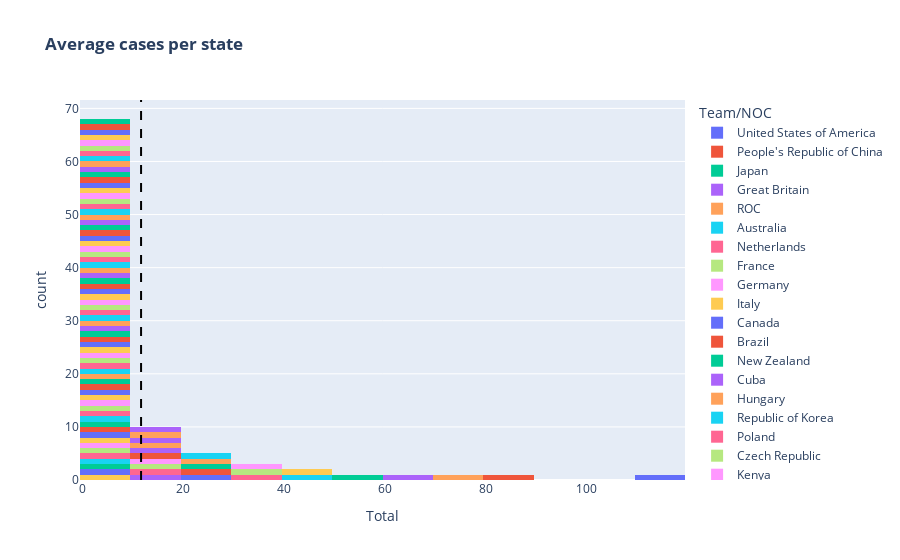

The notebook cell saved with this chart:
### Code cell
fig=px.histogram(df,"Total",
                color="Team/NOC",
                title="<b>Average cases per state")
fig.add_vline(x=df["Total"].mean(),line_width=2,line_dash="dash",line_color="Black")
fig.show()

### Figure 1 — Plotly figure (JSON) as saved in the notebook; plotly's stock layout.template omitted (floating-point values rounded to 4 significant figures)
{"data": [{"alignmentgroup": "True", "bingroup": "x", "hovertemplate": "Team/NOC=United States of America<br>Total=%{x}<br>count=%{y}<extra></extra>", "legendgroup": "United States of America", "marker": {"color": "#636efa", "pattern": {"shape": ""}}, "name": "United States of America", "offsetgroup": "United States of America", "orientation": "v", "showlegend": true, "type": "histogram", "x": [113], "xaxis": "x", "yaxis": "y"}, {"alignmentgroup": "True", "bingroup": "x", "hovertemplate": "Team/NOC=People's Republic of China<br>Total=%{x}<br>count=%{y}<extra></extra>", "legendgroup": "People's Republic of China", "marker": {"color": "#EF553B", "pattern": {"shape": ""}}, "name": "People's Republic of China", "offsetgroup": "People's Republic of China", "orientation": "v", "showlegend": true, "type": "histogram", "x": [88], "xaxis": "x", "yaxis": "y"}, {"alignmentgroup": "True", "bingroup": "x", "hovertemplate": "Team/NOC=Japan<br>Total=%{x}<br>count=%{y}<extra></extra>", "legendgroup": "Japan", "marker": {"color": "#00cc96", "pattern": {"shape": ""}}, "name": "Japan", "offsetgroup": "Japan", "orientation": "v", "showlegend": true, "type": "histogram", "x": [58], "xaxis": "x", "yaxis": "y"}, {"alignmentgroup": "True", "bingroup": "x", "hovertemplate": "Team/NOC=Great Britain<br>Total=%{x}<br>count=%{y}<extra></extra>", "legendgroup": "Great Britain", "marker": {"color": "#ab63fa", "pattern": {"shape": ""}}, "name": "Great Britain", "offsetgroup": "Great Britain", "orientation": "v", "showlegend": true, "type": "histogram", "x": [65], "xaxis": "x", "yaxis": "y"}, {"alignmentgroup": "True", "bingroup": "x", "hovertemplate": "Team/NOC=ROC<br>Total=%{x}<br>count=%{y}<extra></extra>", "legendgroup": "ROC", "marker": {"color": "#FFA15A", "pattern": {"shape": ""}}, "name": "ROC", "offsetgroup": "ROC", "orientation": "v", "showlegend": true, "type": "histogram", "x": [71], "xaxis": "x", "yaxis": "y"}, {"alignmentgroup": "True", "bingroup": "x", "hovertemplate": "Team/NOC=Australia<br>Total=%{x}<br>count=%{y}<extra></extra>", "legendgroup": "Australia", "marker": {"color": "#19d3f3", "pattern": {"shape": ""}}, "name": "Australia", "offsetgroup": "Australia", "orientation": "v", "showlegend": true, "type": "histogram", "x": [46], "xaxis": "x", "yaxis": "y"}, {"alignmentgroup": "True", "bingroup": "x", "hovertemplate": "Team/NOC=Netherlands<br>Total=%{x}<br>count=%{y}<extra></extra>", "legendgroup": "Netherlands", "marker": {"color": "#FF6692", "pattern": {"shape": ""}}, "name": "Netherlands", "offsetgroup": "Netherlands", "orientation": "v", "showlegend": true, "type": "histogram", "x": [36], "xaxis": "x", "yaxis": "y"}, {"alignmentgroup": "True", "bingroup": "x", "hovertemplate": "Team/NOC=France<br>Total=%{x}<br>count=%{y}<extra></extra>", "legendgroup": "France", "marker": {"color": "#B6E880", "pattern": {"shape": ""}}, "name": "France", "offsetgroup": "France", "orientation": "v", "showlegend": true, "type": "histogram", "x": [33], "xaxis": "x", "yaxis": "y"}, {"alignmentgroup": "True", "bingroup": "x", "hovertemplate": "Team/NOC=Germany<br>Total=%{x}<br>count=%{y}<extra></extra>", "legendgroup": "Germany", "marker": {"color": "#FF97FF", "pattern": {"shape": ""}}, "name": "Germany", "offsetgroup": "Germany", "orientation": "v", "showlegend": true, "type": "histogram", "x": [37], "xaxis": "x", "yaxis": "y"}, {"alignmentgroup": "True", "bingroup": "x", "hovertemplate": "Team/NOC=Italy<br>Total=%{x}<br>count=%{y}<extra></extra>", "legendgroup": "Italy", "marker": {"color": "#FECB52", "pattern": {"shape": ""}}, "name": "Italy", "offsetgroup": "Italy", "orientation": "v", "showlegend": true, "type": "histogram", "x": [40], "xaxis": "x", "yaxis": "y"}, {"alignmentgroup": "True", "bingroup": "x", "hovertemplate": "Team/NOC=Canada<br>Total=%{x}<br>count=%{y}<extra></extra>", "legendgroup": "Canada", "marker": {"color": "#636efa", "pattern": {"shape": ""}}, "name": "Canada", "offsetgroup": "Canada", "orientation": "v", "showlegend": true, "type": "histogram", "x": [24], "xaxis": "x", "yaxis": "y"}, {"alignmentgroup": "True", "bingroup": "x", "hovertemplate": "Team/NOC=Brazil<br>Total=%{x}<br>count=%{y}<extra></extra>", "legendgroup": "Brazil", "marker": {"color": "#EF553B", "pattern": {"shape": ""}}, "name": "Brazil", "offsetgroup": "Brazil", "orientation": "v", "showlegend": true, "type": "histogram", "x": [21], "xaxis": "x", "yaxis": "y"}, {"alignmentgroup": "True", "bingroup": "x", "hovertemplate": "Team/NOC=New Zealand<br>Total=%{x}<br>count=%{y}<extra></extra>", "legendgroup": "New Zealand", "marker": {"color": "#00cc96", "pattern": {"shape": ""}}, "name": "New Zealand", "offsetgroup": "New Zealand", "orientation": "v", "showlegend": true, "type": "histogram", "x": [20], "xaxis": "x", "yaxis": "y"}, {"alignmentgroup": "True", "bingroup": "x", "hovertemplate": "Team/NOC=Cuba<br>Total=%{x}<br>count=%{y}<extra></extra>", "legendgroup": "Cuba", "marker": {"color": "#ab63fa", "pattern": {"shape": ""}}, "name": "Cuba", "offsetgroup": "Cuba", "orientation": "v", "showlegend": true, "type": "histogram", "x": [15], "xaxis": "x", "yaxis": "y"}, {"alignmentgroup": "True", "bingroup": "x", "hovertemplate": "Team/NOC=Hungary<br>Total=%{x}<br>count=%{y}<extra></extra>", "legendgroup": "Hungary", "marker": {"color": "#FFA15A", "pattern": {"shape": ""}}, "name": "Hungary", "offsetgroup": "Hungary", "orientation": "v", "showlegend": true, "type": "histogram", "x": [20], "xaxis": "x", "yaxis": "y"}, {"alignmentgroup": "True", "bingroup": "x", "hovertemplate": "Team/NOC=Republic of Korea<br>Total=%{x}<br>count=%{y}<extra></extra>", "legendgroup": "Republic of Korea", "marker": {"color": "#19d3f3", "pattern": {"shape": ""}}, "name": "Republic of Korea", "offsetgroup": "Republic of Korea", "orientation": "v", "showlegend": true, "type": "histogram", "x": [20], "xaxis": "x", "yaxis": "y"}, {"alignmentgroup": "True", "bingroup": "x", "hovertemplate": "Team/NOC=Poland<br>Total=%{x}<br>count=%{y}<extra></extra>", "legendgroup": "Poland", "marker": {"color": "#FF6692", "pattern": {"shape": ""}}, "name": "Poland", "offsetgroup": "Poland", "orientation": "v", "showlegend": true, "type": "histogram", "x": [14], "xaxis": "x", "yaxis": "y"}, {"alignmentgroup": "True", "bingroup": "x", "hovertemplate": "Team/NOC=Czech Republic<br>Total=%{x}<br>count=%{y}<extra></extra>", "legendgroup": "Czech Republic", "marker": {"color": "#B6E880", "pattern": {"shape": ""}}, "name": "Czech Republic", "offsetgroup": "Czech Republic", "orientation": "v", "showlegend": true, "type": "histogram", "x": [11], "xaxis": "x", "yaxis": "y"}, {"alignmentgroup": "True", "bingroup": "x", "hovertemplate": "Team/NOC=Kenya<br>Total=%{x}<br>count=%{y}<extra></extra>", "legendgroup": "Kenya", "marker": {"color": "#FF97FF", "pattern": {"shape": ""}}, "name": "Kenya", "offsetgroup": "Kenya", "orientation": "v", "showlegend": true, "type": "histogram", "x": [10], "xaxis": "x", "yaxis": "y"}, {"alignmentgroup": "True", "bingroup": "x", "hovertemplate": "Team/NOC=Norway<br>Total=%{x}<br>count=%{y}<extra></extra>", "legendgroup": "Norway", "marker": {"color": "#FECB52", "pattern": {"shape": ""}}, "name": "Norway", "offsetgroup": "Norway", "orientation": "v", "showlegend": true, "type": "histogram", "x": [8], "xaxis": "x", "yaxis": "y"}, {"alignmentgroup": "True", "bingroup": "x", "hovertemplate": "Team/NOC=Jamaica<br>Total=%{x}<br>count=%{y}<extra></extra>", "legendgroup": "Jamaica", "marker": {"color": "#636efa", "pattern": {"shape": ""}}, "name": "Jamaica", "offsetgroup": "Jamaica", "orientation": "v", "showlegend": true, "type": "histogram", "x": [9], "xaxis": "x", "yaxis": "y"}, {"alignmentgroup": "True", "bingroup": "x", "hovertemplate": "Team/NOC=Spain<br>Total=%{x}<br>count=%{y}<extra></extra>", "legendgroup": "Spain", "marker": {"color": "#EF553B", "pattern": {"shape": ""}}, "name": "Spain", "offsetgroup": "Spain", "orientation": "v", "showlegend": true, "type": "histogram", "x": [17], "xaxis": "x", "yaxis": "y"}, {"alignmentgroup": "True", "bingroup": "x", "hovertemplate": "Team/NOC=Sweden<br>Total=%{x}<br>count=%{y}<extra></extra>", "legendgroup": "Sweden", "marker": {"color": "#00cc96", "pattern": {"shape": ""}}, "name": "Sweden", "offsetgroup": "Sweden", "orientation": "v", "showlegend": true, "type": "histogram", "x": [9], "xaxis": "x", "yaxis": "y"}, {"alignmentgroup": "True", "bingroup": "x", "hovertemplate": "Team/NOC=Switzerland<br>Total=%{x}<br>count=%{y}<extra></extra>", "legendgroup": "Switzerland", "marker": {"color": "#ab63fa", "pattern": {"shape": ""}}, "name": "Switzerland", "offsetgroup": "Switzerland", "orientation": "v", "showlegend": true, "type": "histogram", "x": [13], "xaxis": "x", "yaxis": "y"}, {"alignmentgroup": "True", "bingroup": "x", "hovertemplate": "Team/NOC=Denmark<br>Total=%{x}<br>count=%{y}<extra></extra>", "legendgroup": "Denmark", "marker": {"color": "#FFA15A", "pattern": {"shape": ""}}, "name": "Denmark", "offsetgroup": "Denmark", "orientation": "v", "showlegend": true, "type": "histogram", "x": [11], "xaxis": "x", "yaxis": "y"}, {"alignmentgroup": "True", "bingroup": "x", "hovertemplate": "Team/NOC=Croatia<br>Total=%{x}<br>count=%{y}<extra></extra>", "legendgroup": "Croatia", "marker": {"color": "#19d3f3", "pattern": {"shape": ""}}, "name": "Croatia", "offsetgroup": "Croatia", "orientation": "v", "showlegend": true, "type": "histogram", "x": [8], "xaxis": "x", "yaxis": "y"}, {"alignmentgroup": "True", "bingroup": "x", "hovertemplate": "Team/NOC=Islamic Republic of Iran<br>Total=%{x}<br>count=%{y}<extra></extra>", "legendgroup": "Islamic Republic of Iran", "marker": {"color": "#FF6692", "pattern": {"shape": ""}}, "name": "Islamic Republic of Iran", "offsetgroup": "Islamic Republic of Iran", "orientation": "v", "showlegend": true, "type": "histogram", "x": [7], "xaxis": "x", "yaxis": "y"}, {"alignmentgroup": "True", "bingroup": "x", "hovertemplate": "Team/NOC=Serbia<br>Total=%{x}<br>count=%{y}<extra></extra>", "legendgroup": "Serbia", "marker": {"color": "#B6E880", "pattern": {"shape": ""}}, "name": "Serbia", "offsetgroup": "Serbia", "orientation": "v", "showlegend": true, "type": "histogram", "x": [9], "xaxis": "x", "yaxis": "y"}, {"alignmentgroup": "True", "bingroup": "x", "hovertemplate": "Team/NOC=Belgium<br>Total=%{x}<br>count=%{y}<extra></extra>", "legendgroup": "Belgium", "marker": {"color": "#FF97FF", "pattern": {"shape": ""}}, "name": "Belgium", "offsetgroup": "Belgium", "orientation": "v", "showlegend": true, "type": "histogram", "x": [7], "xaxis": "x", "yaxis": "y"}, {"alignmentgroup": "True", "bingroup": "x", "hovertemplate": "Team/NOC=Bulgaria<br>Total=%{x}<br>count=%{y}<extra></extra>", "legendgroup": "Bulgaria", "marker": {"color": "#FECB52", "pattern": {"shape": ""}}, "name": "Bulgaria", "offsetgroup": "Bulgaria", "orientation": "v", "showlegend": true, "type": "histogram", "x": [6], "xaxis": "x", "yaxis": "y"}, {"alignmentgroup": "True", "bingroup": "x", "hovertemplate": "Team/NOC=Slovenia<br>Total=%{x}<br>count=%{y}<extra></extra>", "legendgroup": "Slovenia", "marker": {"color": "#636efa", "pattern": {"shape": ""}}, "name": "Slovenia", "offsetgroup": "Slovenia", "orientation": "v", "showlegend": true, "type": "histogram", "x": [5], "xaxis": "x", "yaxis": "y"}, {"alignmentgroup": "True", "bingroup": "x", "hovertemplate": "Team/NOC=Uzbekistan<br>Total=%{x}<br>count=%{y}<extra></extra>", "legendgroup": "Uzbekistan", "marker": {"color": "#EF553B", "pattern": {"shape": ""}}, "name": "Uzbekistan", "offsetgroup": "Uzbekistan", "orientation": "v", "showlegend": true, "type": "histogram", "x": [5], "xaxis": "x", "yaxis": "y"}, {"alignmentgroup": "True", "bingroup": "x", "hovertemplate": "Team/NOC=Georgia<br>Total=%{x}<br>count=%{y}<extra></extra>", "legendgroup": "Georgia", "marker": {"color": "#00cc96", "pattern": {"shape": ""}}, "name": "Georgia", "offsetgroup": "Georgia", "orientation": "v", "showlegend": true, "type": "histogram", "x": [8], "xaxis": "x", "yaxis": "y"}, {"alignmentgroup": "True", "bingroup": "x", "hovertemplate": "Team/NOC=Chinese Taipei<br>Total=%{x}<br>count=%{y}<extra></extra>", "legendgroup": "Chinese Taipei", "marker": {"color": "#ab63fa", "pattern": {"shape": ""}}, "name": "Chinese Taipei", "offsetgroup": "Chinese Taipei", "orientation": "v", "showlegend": true, "type": "histogram", "x": [12], "xaxis": "x", "yaxis": "y"}, {"alignmentgroup": "True", "bingroup": "x", "hovertemplate": "Team/NOC=Turkey<br>Total=%{x}<br>count=%{y}<extra></extra>", "legendgroup": "Turkey", "marker": {"color": "#FFA15A", "pattern": {"shape": ""}}, "name": "Turkey", "offsetgroup": "Turkey", "orientation": "v", "showlegend": true, "type": "histogram", "x": [13], "xaxis": "x", "yaxis": "y"}, {"alignmentgroup": "True", "bingroup": "x", "hovertemplate": "Team/NOC=Greece<br>Total=%{x}<br>count=%{y}<extra></extra>", "legendgroup": "Greece", "marker": {"color": "#19d3f3", "pattern": {"shape": ""}}, "name": "Greece", "offsetgroup": "Greece", "orientation": "v", "showlegend": true, "type": "histogram", "x": [4], "xaxis": "x", "yaxis": "y"}, {"alignmentgroup": "True", "bingroup": "x", "hovertemplate": "Team/NOC=Uganda<br>Total=%{x}<br>count=%{y}<extra></extra>", "legendgroup": "Uganda", "marker": {"color": "#FF6692", "pattern": {"shape": ""}}, "name": "Uganda", "offsetgroup": "Uganda", "orientation": "v", "showlegend": true, "type": "histogram", "x": [4], "xaxis": "x", "yaxis": "y"}, {"alignmentgroup": "True", "bingroup": "x", "hovertemplate": "Team/NOC=Ecuador<br>Total=%{x}<br>count=%{y}<extra></extra>", "legendgroup": "Ecuador", "marker": {"color": "#B6E880", "pattern": {"shape": ""}}, "name": "Ecuador", "offsetgroup": "Ecuador", "orientation": "v", "showlegend": true, "type": "histogram", "x": [3], "xaxis": "x", "yaxis": "y"}, {"alignmentgroup": "True", "bingroup": "x", "hovertemplate": "Team/NOC=Ireland<br>Total=%{x}<br>count=%{y}<extra></extra>", "legendgroup": "Ireland", "marker": {"color": "#FF97FF", "pattern": {"shape": ""}}, "name": "Ireland", "offsetgroup": "Ireland", "orientation": "v", "showlegend": true, "type": "histogram", "x": [4], "xaxis": "x", "yaxis": "y"}, {"alignmentgroup": "True", "bingroup": "x", "hovertemplate": "Team/NOC=Israel<br>Total=%{x}<br>count=%{y}<extra></extra>", "legendgroup": "Israel", "marker": {"color": "#FECB52", "pattern": {"shape": ""}}, "name": "Israel", "offsetgroup": "Israel", "orientation": "v", "showlegend": true, "type": "histogram", "x": [4], "xaxis": "x", "yaxis": "y"}, {"alignmentgroup": "True", "bingroup": "x", "hovertemplate": "Team/NOC=Qatar<br>Total=%{x}<br>count=%{y}<extra></extra>", "legendgroup": "Qatar", "marker": {"color": "#636efa", "pattern": {"shape": ""}}, "name": "Qatar", "offsetgroup": "Qatar", "orientation": "v", "showlegend": true, "type": "histogram", "x": [3], "xaxis": "x", "yaxis": "y"}, {"alignmentgroup": "True", "bingroup": "x", "hovertemplate": "Team/NOC=Bahamas<br>Total=%{x}<br>count=%{y}<extra></extra>", "legendgroup": "Bahamas", "marker": {"color": "#EF553B", "pattern": {"shape": ""}}, "name": "Bahamas", "offsetgroup": "Bahamas", "orientation": "v", "showlegend": true, "type": "histogram", "x": [2], "xaxis": "x", "yaxis": "y"}, {"alignmentgroup": "True", "bingroup": "x", "hovertemplate": "Team/NOC=Kosovo<br>Total=%{x}<br>count=%{y}<extra></extra>", "legendgroup": "Kosovo", "marker": {"color": "#00cc96", "pattern": {"shape": ""}}, "name": "Kosovo", "offsetgroup": "Kosovo", "orientation": "v", "showlegend": true, "type": "histogram", "x": [2], "xaxis": "x", "yaxis": "y"}, {"alignmentgroup": "True", "bingroup": "x", "hovertemplate": "Team/NOC=Ukraine<br>Total=%{x}<br>count=%{y}<extra></extra>", "legendgroup": "Ukraine", "marker": {"color": "#ab63fa", "pattern": {"shape": ""}}, "name": "Ukraine", "offsetgroup": "Ukraine", "orientation": "v", "showlegend": true, "type": "histogram", "x": [19], "xaxis": "x", "yaxis": "y"}, {"alignmentgroup": "True", "bingroup": "x", "hovertemplate": "Team/NOC=Belarus<br>Total=%{x}<br>count=%{y}<extra></extra>", "legendgroup": "Belarus", "marker": {"color": "#FFA15A", "pattern": {"shape": ""}}, "name": "Belarus", "offsetgroup": "Belarus", "orientation": "v", "showlegend": true, "type": "histogram", "x": [7], "xaxis": "x", "yaxis": "y"}, {"alignmentgroup": "True", "bingroup": "x", "hovertemplate": "Team/NOC=Romania<br>Total=%{x}<br>count=%{y}<extra></extra>", "legendgroup": "Romania", "marker": {"color": "#19d3f3", "pattern": {"shape": ""}}, "name": "Romania", "offsetgroup": "Romania", "orientation": "v", "showlegend": true, "type": "histogram", "x": [4], "xaxis": "x", "yaxis": "y"}, {"alignmentgroup": "True", "bingroup": "x", "hovertemplate": "Team/NOC=Venezuela<br>Total=%{x}<br>count=%{y}<extra></extra>", "legendgroup": "Venezuela", "marker": {"color": "#FF6692", "pattern": {"shape": ""}}, "name": "Venezuela", "offsetgroup": "Venezuela", "orientation": "v", "showlegend": true, "type": "histogram", "x": [4], "xaxis": "x", "yaxis": "y"}, {"alignmentgroup": "True", "bingroup": "x", "hovertemplate": "Team/NOC=India<br>Total=%{x}<br>count=%{y}<extra></extra>", "legendgroup": "India", "marker": {"color": "#B6E880", "pattern": {"shape": ""}}, "name": "India", "offsetgroup": "India", "orientation": "v", "showlegend": true, "type": "histogram", "x": [7], "xaxis": "x", "yaxis": "y"}, {"alignmentgroup": "True", "bingroup": "x", "hovertemplate": "Team/NOC=Hong Kong, China<br>Total=%{x}<br>count=%{y}<extra></extra>", "legendgroup": "Hong Kong, China", "marker": {"color": "#FF97FF", "pattern": {"shape": ""}}, "name": "Hong Kong, China", "offsetgroup": "Hong Kong, China", "orientation": "v", "showlegend": true, "type": "histogram", "x": [6], "xaxis": "x", "yaxis": "y"}, {"alignmentgroup": "True", "bingroup": "x", "hovertemplate": "Team/NOC=Philippines<br>Total=%{x}<br>count=%{y}<extra></extra>", "legendgroup": "Philippines", "marker": {"color": "#FECB52", "pattern": {"shape": ""}}, "name": "Philippines", "offsetgroup": "Philippines", "orientation": "v", "showlegend": true, "type": "histogram", "x": [4], "xaxis": "x", "yaxis": "y"}, {"alignmentgroup": "True", "bingroup": "x", "hovertemplate": "Team/NOC=Slovakia<br>Total=%{x}<br>count=%{y}<extra></extra>", "legendgroup": "Slovakia", "marker": {"color": "#636efa", "pattern": {"shape": ""}}, "name": "Slovakia", "offsetgroup": "Slovakia", "orientation": "v", "showlegend": true, "type": "histogram", "x": [4], "xaxis": "x", "yaxis": "y"}, {"alignmentgroup": "True", "bingroup": "x", "hovertemplate": "Team/NOC=South Africa<br>Total=%{x}<br>count=%{y}<extra></extra>", "legendgroup": "South Africa", "marker": {"color": "#EF553B", "pattern": {"shape": ""}}, "name": "South Africa", "offsetgroup": "South Africa", "orientation": "v", "showlegend": true, "type": "histogram", "x": [3], "xaxis": "x", "yaxis": "y"}, {"alignmentgroup": "True", "bingroup": "x", "hovertemplate": "Team/NOC=Austria<br>Total=%{x}<br>count=%{y}<extra></extra>", "legendgroup": "Austria", "marker": {"color": "#00cc96", "pattern": {"shape": ""}}, "name": "Austria", "offsetgroup": "Austria", "orientation": "v", "showlegend": true, "type": "histogram", "x": [7], "xaxis": "x", "yaxis": "y"}, {"alignmentgroup": "True", "bingroup": "x", "hovertemplate": "Team/NOC=Egypt<br>Total=%{x}<br>count=%{y}<extra></extra>", "legendgroup": "Egypt", "marker": {"color": "#ab63fa", "pattern": {"shape": ""}}, "name": "Egypt", "offsetgroup": "Egypt", "orientation": "v", "showlegend": true, "type": "histogram", "x": [6], "xaxis": "x", "yaxis": "y"}, {"alignmentgroup": "True", "bingroup": "x", "hovertemplate": "Team/NOC=Indonesia<br>Total=%{x}<br>count=%{y}<extra></extra>", "legendgroup": "Indonesia", "marker": {"color": "#FFA15A", "pattern": {"shape": ""}}, "name": "Indonesia", "offsetgroup": "Indonesia", "orientation": "v", "showlegend": true, "type": "histogram", "x": [5], "xaxis": "x", "yaxis": "y"}, {"alignmentgroup": "True", "bingroup": "x", "hovertemplate": "Team/NOC=Ethiopia<br>Total=%{x}<br>count=%{y}<extra></extra>", "legendgroup": "Ethiopia", "marker": {"color": "#19d3f3", "pattern": {"shape": ""}}, "name": "Ethiopia", "offsetgroup": "Ethiopia", "orientation": "v", "showlegend": true, "type": "histogram", "x": [4], "xaxis": "x", "yaxis": "y"}, {"alignmentgroup": "True", "bingroup": "x", "hovertemplate": "Team/NOC=Portugal<br>Total=%{x}<br>count=%{y}<extra></extra>", "legendgroup": "Portugal", "marker": {"color": "#FF6692", "pattern": {"shape": ""}}, "name": "Portugal", "offsetgroup": "Portugal", "orientation": "v", "showlegend": true, "type": "histogram", "x": [4], "xaxis": "x", "yaxis": "y"}, {"alignmentgroup": "True", "bingroup": "x", "hovertemplate": "Team/NOC=Tunisia<br>Total=%{x}<br>count=%{y}<extra></extra>", "legendgroup": "Tunisia", "marker": {"color": "#B6E880", "pattern": {"shape": ""}}, "name": "Tunisia", "offsetgroup": "Tunisia", "orientation": "v", "showlegend": true, "type": "histogram", "x": [2], "xaxis": "x", "yaxis": "y"}, {"alignmentgroup": "True", "bingroup": "x", "hovertemplate": "Team/NOC=Estonia<br>Total=%{x}<br>count=%{y}<extra></extra>", "legendgroup": "Estonia", "marker": {"color": "#FF97FF", "pattern": {"shape": ""}}, "name": "Estonia", "offsetgroup": "Estonia", "orientation": "v", "showlegend": true, "type": "histogram", "x": [2], "xaxis": "x", "yaxis": "y"}, {"alignmentgroup": "True", "bingroup": "x", "hovertemplate": "Team/NOC=Fiji<br>Total=%{x}<br>count=%{y}<extra></extra>", "legendgroup": "Fiji", "marker": {"color": "#FECB52", "pattern": {"shape": ""}}, "name": "Fiji", "offsetgroup": "Fiji", "orientation": "v", "showlegend": true, "type": "histogram", "x": [2], "xaxis": "x", "yaxis": "y"}, {"alignmentgroup": "True", "bingroup": "x", "hovertemplate": "Team/NOC=Latvia<br>Total=%{x}<br>count=%{y}<extra></extra>", "legendgroup": "Latvia", "marker": {"color": "#636efa", "pattern": {"shape": ""}}, "name": "Latvia", "offsetgroup": "Latvia", "orientation": "v", "showlegend": true, "type": "histogram", "x": [2], "xaxis": "x", "yaxis": "y"}, {"alignmentgroup": "True", "bingroup": "x", "hovertemplate": "Team/NOC=Thailand<br>Total=%{x}<br>count=%{y}<extra></extra>", "legendgroup": "Thailand", "marker": {"color": "#EF553B", "pattern": {"shape": ""}}, "name": "Thailand", "offsetgroup": "Thailand", "orientation": "v", "showlegend": true, "type": "histogram", "x": [2], "xaxis": "x", "yaxis": "y"}, {"alignmentgroup": "True", "bingroup": "x", "hovertemplate": "Team/NOC=Bermuda<br>Total=%{x}<br>count=%{y}<extra></extra>", "legendgroup": "Bermuda", "marker": {"color": "#00cc96", "pattern": {"shape": ""}}, "name": "Bermuda", "offsetgroup": "Bermuda", "orientation": "v", "showlegend": true, "type": "histogram", "x": [1], "xaxis": "x", "yaxis": "y"}, {"alignmentgroup": "True", "bingroup": "x", "hovertemplate": "Team/NOC=Morocco<br>Total=%{x}<br>count=%{y}<extra></extra>", "legendgroup": "Morocco", "marker": {"color": "#ab63fa", "pattern": {"shape": ""}}, "name": "Morocco", "offsetgroup": "Morocco", "orientation": "v", "showlegend": true, "type": "histogram", "x": [1], "xaxis": "x", "yaxis": "y"}, {"alignmentgroup": "True", "bingroup": "x", "hovertemplate": "Team/NOC=Puerto Rico<br>Total=%{x}<br>count=%{y}<extra></extra>", "legendgroup": "Puerto Rico", "marker": {"color": "#FFA15A", "pattern": {"shape": ""}}, "name": "Puerto Rico", "offsetgroup": "Puerto Rico", "orientation": "v", "showlegend": true, "type": "histogram", "x": [1], "xaxis": "x", "yaxis": "y"}, {"alignmentgroup": "True", "bingroup": "x", "hovertemplate": "Team/NOC=Colombia<br>Total=%{x}<br>count=%{y}<extra></extra>", "legendgroup": "Colombia", "marker": {"color": "#19d3f3", "pattern": {"shape": ""}}, "name": "Colombia", "offsetgroup": "Colombia", "orientation": "v", "showlegend": true, "type": "histogram", "x": [5], "xaxis": "x", "yaxis": "y"}, {"alignmentgroup": "True", "bingroup": "x", "hovertemplate": "Team/NOC=Azerbaijan<br>Total=%{x}<br>count=%{y}<extra></extra>", "legendgroup": "Azerbaijan", "marker": {"color": "#FF6692", "pattern": {"shape": ""}}, "name": "Azerbaijan", "offsetgroup": "Azerbaijan", "orientation": "v", "showlegend": true, "type": "histogram", "x": [7], "xaxis": "x", "yaxis": "y"}, {"alignmentgroup": "True", "bingroup": "x", "hovertemplate": "Team/NOC=Dominican Republic<br>Total=%{x}<br>count=%{y}<extra></extra>", "legendgroup": "Dominican Republic", "marker": {"color": "#B6E880", "pattern": {"shape": ""}}, "name": "Dominican Republic", "offsetgroup": "Dominican Republic", "orientation": "v", "showlegend": true, "type": "histogram", "x": [5], "xaxis": "x", "yaxis": "y"}, {"alignmentgroup": "True", "bingroup": "x", "hovertemplate": "Team/NOC=Armenia<br>Total=%{x}<br>count=%{y}<extra></extra>", "legendgroup": "Armenia", "marker": {"color": "#FF97FF", "pattern": {"shape": ""}}, "name": "Armenia", "offsetgroup": "Armenia", "orientation": "v", "showlegend": true, "type": "histogram", "x": [4], "xaxis": "x", "yaxis": "y"}, {"alignmentgroup": "True", "bingroup": "x", "hovertemplate": "Team/NOC=Kyrgyzstan<br>Total=%{x}<br>count=%{y}<extra></extra>", "legendgroup": "Kyrgyzstan", "marker": {"color": "#FECB52", "pattern": {"shape": ""}}, "name": "Kyrgyzstan", "offsetgroup": "Kyrgyzstan", "orientation": "v", "showlegend": true, "type": "histogram", "x": [3], "xaxis": "x", "yaxis": "y"}, {"alignmentgroup": "True", "bingroup": "x", "hovertemplate": "Team/NOC=Mongolia<br>Total=%{x}<br>count=%{y}<extra></extra>", "legendgroup": "Mongolia", "marker": {"color": "#636efa", "pattern": {"shape": ""}}, "name": "Mongolia", "offsetgroup": "Mongolia", "orientation": "v", "showlegend": true, "type": "histogram", "x": [4], "xaxis": "x", "yaxis": "y"}, {"alignmentgroup": "True", "bingroup": "x", "hovertemplate": "Team/NOC=Argentina<br>Total=%{x}<br>count=%{y}<extra></extra>", "legendgroup": "Argentina", "marker": {"color": "#EF553B", "pattern": {"shape": ""}}, "name": "Argentina", "offsetgroup": "Argentina", "orientation": "v", "showlegend": true, "type": "histogram", "x": [3], "xaxis": "x", "yaxis": "y"}, {"alignmentgroup": "True", "bingroup": "x", "hovertemplate": "Team/NOC=San Marino<br>Total=%{x}<br>count=%{y}<extra></extra>", "legendgroup": "San Marino", "marker": {"color": "#00cc96", "pattern": {"shape": ""}}, "name": "San Marino", "offsetgroup": "San Marino", "orientation": "v", "showlegend": true, "type": "histogram", "x": [3], "xaxis": "x", "yaxis": "y"}, {"alignmentgroup": "True", "bingroup": "x", "hovertemplate": "Team/NOC=Jordan<br>Total=%{x}<br>count=%{y}<extra></extra>", "legendgroup": "Jordan", "marker": {"color": "#ab63fa", "pattern": {"shape": ""}}, "name": "Jordan", "offsetgroup": "Jordan", "orientation": "v", "showlegend": true, "type": "histogram", "x": [2], "xaxis": "x", "yaxis": "y"}, {"alignmentgroup": "True", "bingroup": "x", "hovertemplate": "Team/NOC=Malaysia<br>Total=%{x}<br>count=%{y}<extra></extra>", "legendgroup": "Malaysia", "marker": {"color": "#FFA15A", "pattern": {"shape": ""}}, "name": "Malaysia", "offsetgroup": "Malaysia", "orientation": "v", "showlegend": true, "type": "histogram", "x": [2], "xaxis": "x", "yaxis": "y"}, {"alignmentgroup": "True", "bingroup": "x", "hovertemplate": "Team/NOC=Nigeria<br>Total=%{x}<br>count=%{y}<extra></extra>", "legendgroup": "Nigeria", "marker": {"color": "#19d3f3", "pattern": {"shape": ""}}, "name": "Nigeria", "offsetgroup": "Nigeria", "orientation": "v", "showlegend": true, "type": "histogram", "x": [2], "xaxis": "x", "yaxis": "y"}, {"alignmentgroup": "True", "bingroup": "x", "hovertemplate": "Team/NOC=Bahrain<br>Total=%{x}<br>count=%{y}<extra></extra>", "legendgroup": "Bahrain", "marker": {"color": "#FF6692", "pattern": {"shape": ""}}, "name": "Bahrain", "offsetgroup": "Bahrain", "orientation": "v", "showlegend": true, "type": "histogram", "x": [1], "xaxis": "x", "yaxis": "y"}, {"alignmentgroup": "True", "bingroup": "x", "hovertemplate": "Team/NOC=Saudi Arabia<br>Total=%{x}<br>count=%{y}<extra></extra>", "legendgroup": "Saudi Arabia", "marker": {"color": "#B6E880", "pattern": {"shape": ""}}, "name": "Saudi Arabia", "offsetgroup": "Saudi Arabia", "orientation": "v", "showlegend": true, "type": "histogram", "x": [1], "xaxis": "x", "yaxis": "y"}, {"alignmentgroup": "True", "bingroup": "x", "hovertemplate": "Team/NOC=Lithuania<br>Total=%{x}<br>count=%{y}<extra></extra>", "legendgroup": "Lithuania", "marker": {"color": "#FF97FF", "pattern": {"shape": ""}}, "name": "Lithuania", "offsetgroup": "Lithuania", "orientation": "v", "showlegend": true, "type": "histogram", "x": [1], "xaxis": "x", "yaxis": "y"}, {"alignmentgroup": "True", "bingroup": "x", "hovertemplate": "Team/NOC=North Macedonia<br>Total=%{x}<br>count=%{y}<extra></extra>", "legendgroup": "North Macedonia", "marker": {"color": "#FECB52", "pattern": {"shape": ""}}, "name": "North Macedonia", "offsetgroup": "North Macedonia", "orientation": "v", "showlegend": true, "type": "histogram", "x": [1], "xaxis": "x", "yaxis": "y"}, {"alignmentgroup": "True", "bingroup": "x", "hovertemplate": "Team/NOC=Namibia<br>Total=%{x}<br>count=%{y}<extra></extra>", "legendgroup": "Namibia", "marker": {"color": "#636efa", "pattern": {"shape": ""}}, "name": "Namibia", "offsetgroup": "Namibia", "orientation": "v", "showlegend": true, "type": "histogram", "x": [1], "xaxis": "x", "yaxis": "y"}, {"alignmentgroup": "True", "bingroup": "x", "hovertemplate": "Team/NOC=Turkmenistan<br>Total=%{x}<br>count=%{y}<extra></extra>", "legendgroup": "Turkmenistan", "marker": {"color": "#EF553B", "pattern": {"shape": ""}}, "name": "Turkmenistan", "offsetgroup": "Turkmenistan", "orientation": "v", "showlegend": true, "type": "histogram", "x": [1], "xaxis": "x", "yaxis": "y"}, {"alignmentgroup": "True", "bingroup": "x", "hovertemplate": "Team/NOC=Kazakhstan<br>Total=%{x}<br>count=%{y}<extra></extra>", "legendgroup": "Kazakhstan", "marker": {"color": "#00cc96", "pattern": {"shape": ""}}, "name": "Kazakhstan", "offsetgroup": "Kazakhstan", "orientation": "v", "showlegend": true, "type": "histogram", "x": [8], "xaxis": "x", "yaxis": "y"}, {"alignmentgroup": "True", "bingroup": "x", "hovertemplate": "Team/NOC=Mexico<br>Total=%{x}<br>count=%{y}<extra></extra>", "legendgroup": "Mexico", "marker": {"color": "#ab63fa", "pattern": {"shape": ""}}, "name": "Mexico", "offsetgroup": "Mexico", "orientation": "v", "showlegend": true, "type": "histogram", "x": [4], "xaxis": "x", "yaxis": "y"}, {"alignmentgroup": "True", "bingroup": "x", "hovertemplate": "Team/NOC=Finland<br>Total=%{x}<br>count=%{y}<extra></extra>", "legendgroup": "Finland", "marker": {"color": "#FFA15A", "pattern": {"shape": ""}}, "name": "Finland", "offsetgroup": "Finland", "orientation": "v", "showlegend": true, "type": "histogram", "x": [2], "xaxis": "x", "yaxis": "y"}, {"alignmentgroup": "True", "bingroup": "x", "hovertemplate": "Team/NOC=Botswana<br>Total=%{x}<br>count=%{y}<extra></extra>", "legendgroup": "Botswana", "marker": {"color": "#19d3f3", "pattern": {"shape": ""}}, "name": "Botswana", "offsetgroup": "Botswana", "orientation": "v", "showlegend": true, "type": "histogram", "x": [1], "xaxis": "x", "yaxis": "y"}, {"alignmentgroup": "True", "bingroup": "x", "hovertemplate": "Team/NOC=Burkina Faso<br>Total=%{x}<br>count=%{y}<extra></extra>", "legendgroup": "Burkina Faso", "marker": {"color": "#FF6692", "pattern": {"shape": ""}}, "name": "Burkina Faso", "offsetgroup": "Burkina Faso", "orientation": "v", "showlegend": true, "type": "histogram", "x": [1], "xaxis": "x", "yaxis": "y"}, {"alignmentgroup": "True", "bingroup": "x", "hovertemplate": "Team/NOC=Côte d'Ivoire<br>Total=%{x}<br>count=%{y}<extra></extra>", "legendgroup": "Côte d'Ivoire", "marker": {"color": "#B6E880", "pattern": {"shape": ""}}, "name": "Côte d'Ivoire", "offsetgroup": "Côte d'Ivoire", "orientation": "v", "showlegend": true, "type": "histogram", "x": [1], "xaxis": "x", "yaxis": "y"}, {"alignmentgroup": "True", "bingroup": "x", "hovertemplate": "Team/NOC=Ghana<br>Total=%{x}<br>count=%{y}<extra></extra>", "legendgroup": "Ghana", "marker": {"color": "#FF97FF", "pattern": {"shape": ""}}, "name": "Ghana", "offsetgroup": "Ghana", "orientation": "v", "showlegend": true, "type": "histogram", "x": [1], "xaxis": "x", "yaxis": "y"}, {"alignmentgroup": "True", "bingroup": "x", "hovertemplate": "Team/NOC=Grenada<br>Total=%{x}<br>count=%{y}<extra></extra>", "legendgroup": "Grenada", "marker": {"color": "#FECB52", "pattern": {"shape": ""}}, "name": "Grenada", "offsetgroup": "Grenada", "orientation": "v", "showlegend": true, "type": "histogram", "x": [1], "xaxis": "x", "yaxis": "y"}, {"alignmentgroup": "True", "bingroup": "x", "hovertemplate": "Team/NOC=Kuwait<br>Total=%{x}<br>count=%{y}<extra></extra>", "legendgroup": "Kuwait", "marker": {"color": "#636efa", "pattern": {"shape": ""}}, "name": "Kuwait", "offsetgroup": "Kuwait", "orientation": "v", "showlegend": true, "type": "histogram", "x": [1], "xaxis": "x", "yaxis": "y"}, {"alignmentgroup": "True", "bingroup": "x", "hovertemplate": "Team/NOC=Republic of Moldova<br>Total=%{x}<br>count=%{y}<extra></extra>", "legendgroup": "Republic of Moldova", "marker": {"color": "#EF553B", "pattern": {"shape": ""}}, "name": "Republic of Moldova", "offsetgroup": "Republic of Moldova", "orientation": "v", "showlegend": true, "type": "histogram", "x": [1], "xaxis": "x", "yaxis": "y"}, {"alignmentgroup": "True", "bingroup": "x", "hovertemplate": "Team/NOC=Syrian Arab Republic<br>Total=%{x}<br>count=%{y}<extra></extra>", "legendgroup": "Syrian Arab Republic", "marker": {"color": "#00cc96", "pattern": {"shape": ""}}, "name": "Syrian Arab Republic", "offsetgroup": "Syrian Arab Republic", "orientation": "v", "showlegend": true, "type": "histogram", "x": [1], "xaxis": "x", "yaxis": "y"}], "layout": {"barmode": "relative", "legend": {"title": {"text": "Team/NOC"}, "tracegroupgap": 0}, "shapes": [{"line": {"color": "Black", "dash": "dash", "width": 2}, "type": "line", "x0": 11.61, "x1": 11.61, "xref": "x", "y0": 0, "y1": 1, "yref": "y domain"}], "title": {"text": "<b>Average cases per state"}, "xaxis": {"anchor": "y", "domain": [0, 1], "title": {"text": "Total"}}, "yaxis": {"anchor": "x", "domain": [0, 1], "title": {"text": "count"}}}}
